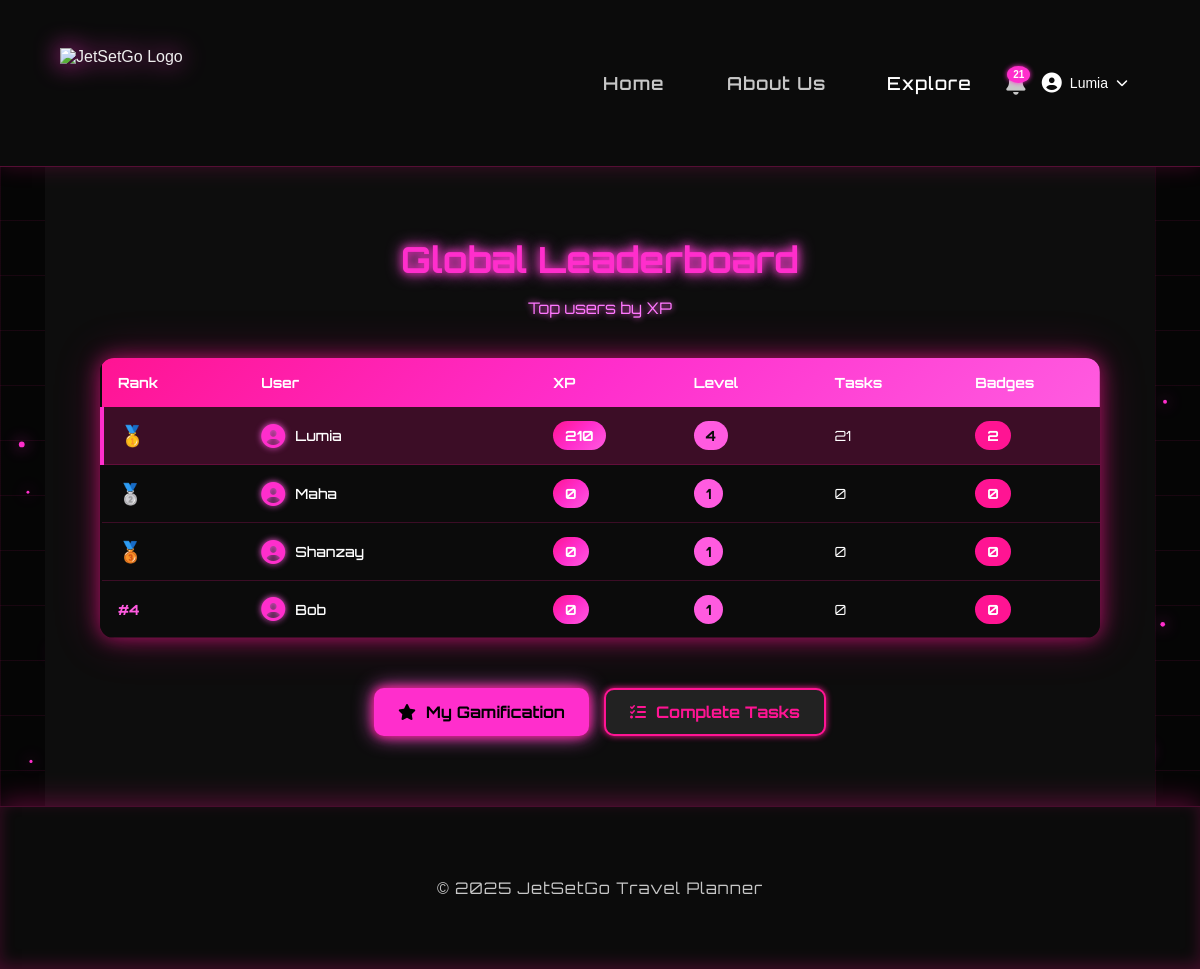
The app's page /social/leaderboard (signed in) with its own data.
### app/models.py (models this page shows, shortened)
class User(db.Model):
    __tablename__ = 'user'
    id = db.Column(db.Integer, primary_key=True)
    username = db.Column(db.String(100), nullable=False)
    email = db.Column(db.String(100), unique=True, nullable=False)
    password = db.Column(db.String(200), nullable=False)
    shared_expenses = db.relationship("Expense", secondary=expense_shared, backref="users_shared")
    favorite_destinations = db.relationship(
        "FavoriteDestination",
        secondary=user_favorite_destinations,
        backref=db.backref("users_who_favorited", lazy="dynamic")
    )
    reviews = db.relationship("Review", backref="user", lazy=True, cascade="all, delete-orphan")

class UserStats(db.Model):
    __tablename__ = "user_stats"
    id = db.Column(db.Integer, primary_key=True)
    user_id = db.Column(db.Integer, db.ForeignKey("user.id"), unique=True, nullable=False)
    total_xp = db.Column(db.Integer, default=0)
    tasks_completed = db.Column(db.Integer, default=0)
    theme = db.Column(db.String(10), default="dark")
    created_at = db.Column(db.DateTime, default=datetime.utcnow)
    updated_at = db.Column(db.DateTime, default=datetime.utcnow, onupdate=datetime.utcnow)
    user = db.relationship("User", backref=db.backref("stats", uselist=False))
    badges = db.relationship("Badge", backref="user_stats", lazy=True, cascade="all, delete-orphan")
    def get_level(self):
        return StatsService.get_level(self)

### app/routes/social.py (the view)
@social_bp.route("/leaderboard")
def leaderboard():
    if "user_id" not in session:
        flash("Please log in to view leaderboard", "danger")
        return redirect(url_for("auth.login"))
    from app.models import UserStats
    top_users = UserStats.query.order_by(UserStats.total_xp.desc()).limit(50).all()
    return render_template("leaderboard.html", top_users=top_users)

### app/models.py (called while the page is built)
    @staticmethod
    def get_level(user_stats):
        return max(1, user_stats.total_xp // 50)

### app/templates/leaderboard.html (shortened to what this page needs)
{% extends 'base.html' %}
{% block content %}
<div class="leaderboard-container">
    <div class="leaderboard-header">
        <h1>Global Leaderboard</h1>
        <p>Top users by XP</p>
    </div>
    <div class="leaderboard-table-wrapper">
        {% if top_users %}
            <table class="leaderboard-table">
                <thead>
                    <tr>
                        <th class="rank-col">Rank</th>
                        <th class="user-col">User</th>
                        <th class="xp-col">XP</th>
                        <th class="level-col">Level</th>
                        <th class="tasks-col">Tasks</th>
                        <th class="badges-col">Badges</th>
                    </tr>
                </thead>
                <tbody>
                    {% for user_stat in top_users %}
                        {% set rank = loop.index %}
                        <tr class="leaderboard-row {% if user_stat.user_id == session.get('user_id') %}current-user{% endif %}">
                            <td class="rank-col">
                                {% if rank == 1 %}
                                    <span class="medal">🥇</span>
                                {% elif rank == 2 %}
                                    <span class="medal">🥈</span>
                                {% elif rank == 3 %}
                                    <span class="medal">🥉</span>
                                {% else %}
                                    <span class="rank-number">#{{ rank }}</span>
                                {% endif %}
                            </td>
                            <td class="user-col">
                                <div class="user-info">
                                    <i class="fas fa-user-circle"></i>
                                    <span class="username">{{ user_stat.user.username }}</span>
                                </div>
                            </td>
                            <td class="xp-col">
                                <span class="xp-badge">{{ user_stat.total_xp }}</span>
                            </td>
                            <td class="level-col">
                                <span class="level-badge">{{ user_stat.get_level() }}</span>
                            </td>
                            <td class="tasks-col">{{ user_stat.tasks_completed }}</td>
                            <td class="badges-col">
                                <span class="badge-count">{{ user_stat.badges|length }}</span>
                            </td>
                        </tr>
                    {% endfor %}
                </tbody>
            </table>
        {% else %}
            <div class="no-users">
                <i class="fas fa-inbox"></i>
                <h3>No users yet</h3>
                <p>Start completing tasks to appear on the leaderboard!</p>
            </div>
        {% endif %}
    </div>
    <div class="action-buttons">
        <a href="{{ url_for('social.gamification') }}" class="btn btn-primary" style="width: auto;">
            <i class="fas fa-star"></i> My Gamification
        </a>
        <a href="{{ url_for('tasks.view_tasks') }}" class="btn btn-secondary" style="width: auto;">
            <i class="fas fa-tasks"></i> Complete Tasks
        </a>
    </div>
</div>
{% endblock %}

### app/templates/base.html (shortened to what this page needs)
<!DOCTYPE html>
<html lang="en">
<head>
    <link rel="stylesheet" href="{{ url_for('static', filename='css/style.css') }}">
    <link rel="stylesheet" href="https://cdnjs.cloudflare.com/ajax/libs/font-awesome/6.5.0/css/all.min.css">
</head>
<body>
<header>
    <div class="container nav-container">
        <img src="{{ url_for('static', filename='images/logo.png') }}" alt="JetSetGo Logo" class="logo">
        <nav>
            {% if 'user_id' in session and 'user_email' in session %}
            <a href="{{ url_for('view.user_home') }}">Home</a>
            {% else %}
            <a href="{{ url_for('view.landing') }}">Home</a>
            {% endif %}
            <a href="{{ url_for('main.about') }}">About Us</a>
            <a href="{{ url_for('social.explore') }}" class="nav-explore">Explore</a>
            <div class="notif-wrapper">
                <i class="fas fa-bell notif-bell" id="notifBell"></i>
                <span id="notifBadge" class="notif-badge" style="display:none;">0</span>
            </div>
            {% if 'user_id' in session and 'user_email' in session %}
                <div class="user-dropdown-wrapper">
                    <button class="user-dropdown-toggle">
                        <i class="fas fa-user-circle"></i>
                        <span class="username-display">{{ session.get('user_name', 'User') }}</span>
                        <i class="fas fa-chevron-down"></i>
                    </button>
                </div>
            {% else %}
                <a href="{{ url_for('auth.login') }}">Login</a>
                <a href="{{ url_for('auth.register') }}">Register</a>
            {% endif %}
        </nav>
    </div>
</header>
<main class="container">
    {% block content %}{% endblock %}
</main>
<footer>
    <div class="container">
        <p>&copy; {{ 2025 }} JetSetGo Travel Planner</p>
    </div>
</footer>
</body>
</html>

### app/static/css/style.css (style rules this page uses)
:root { --bg-color: #000000; --text-color: #f2f2f2; --soft-text: #c7c7c7; --card-bg: rgba(10, 10, 10, 0.8); --border-color: #ff2ecc; --neon-pink: #ff2ecc; --neon-hover: #ff5be0; }
body { background: var(--bg-color); color: var(--text-color); font-family: "Inter", sans-serif; margin: 0; padding: 0; opacity: 0; animation: fadeIn 0.9s ease-out forwards; }
a { transition: opacity 0.3s ease; }
.container { width: 90%; max-width: 1150px; margin: auto; }
body::before { content: ""; position: fixed; top: 0; left: 0; width: 100%; height: 100%; background-image: linear-gradient(rgba(255, 20, 147, 0.08) 1px, transparent 1px), linear-gradient(90deg, rgba(255, 20, 147, 0.08) 1px, transparent 1px); background-size: 55px 55px; animation: gridMove 32s linear infinite; z-index: -3; pointer-events: none !important; }
header { background: #0b0b0b; padding: 18px 0; border-bottom: 1px solid rgba(255, 20, 147, 0.3); box-shadow: 0 0 20px rgba(255, 20, 147, 0.2); position: relative; z-index: 20; }
header .container { display: flex; justify-content: space-between; align-items: center; }
.logo { height: 70px; filter: drop-shadow(0 0 12px var(--neon-pink)); }
nav a { margin-left: 30px; text-decoration: none; color: var(--soft-text); font-size: 18px; font-family: "Orbitron", sans-serif; letter-spacing: 1px; font-weight: 600; padding: 10px 14px; transition: 0.25s ease; position: relative; z-index: 20; }
.btn { width: 100%; padding: 12px 0; background: var(--neon-pink); color: #000; border: none; font-weight: 600; font-size: 16px; margin-top: 10px; border-radius: 8px; cursor: pointer; transition: 0.25s ease; box-shadow: 0 0 12px var(--neon-pink); position: relative; z-index: 20; }
footer { background: #0b0b0b; padding: 25px 0; text-align: center; color: var(--soft-text); border-top: 1px solid rgba(255, 20, 147, 0.25); font-family: "Orbitron", sans-serif; letter-spacing: 1px; box-shadow: 0 -5px 25px rgba(255, 20, 147, 0.3), inset 0 -5px 15px rgba(255, 20, 147, 0.2); position: relative; z-index: 20; }
.container { max-width: 1200px; margin: auto; padding: 30px 15px; position: relative; z-index: 10; }
.btn-primary { background: var(--neon-pink) !important; color: #000 !important; border: none !important; box-shadow: 0 0 12px var(--neon-pink); }
body { background: #050505; color: #eee; font-family: 'Poppins', sans-serif; }
.btn, .btn-small, .btn-clear { padding: 10px 18px; border: none; border-radius: 8px; background: var(--neon-pink); color: #000; cursor: pointer; font-weight: bold; transition: 0.2s ease; }
.notif-wrapper { position: relative; display: inline-block; margin-left: 18px; }
.notif-bell { font-size: 22px; color: var(--soft-text); cursor: pointer; transition: 0.25s ease; text-shadow: none; position: relative; top: 2px; }
.notif-badge { position: absolute; top: -5px; right: -5px; background: var(--neon-pink); color: white; font-size: 10px; padding: 3px 6px; border-radius: 50%; font-weight: bold; box-shadow: 0 0 5px var(--neon-pink); }

### app/templates/base.html (style rules this page uses)
:root { --bg-primary: #0d0d0d; --bg-secondary: #1a1a1a; }
body { background: var(--bg-primary); transition: background 0.4s ease; }
main { background: var(--bg-primary); }
html, body { background: var(--bg-primary); }
.nav-explore { color: white; text-decoration: none; font-weight: 500; transition: all 0.3s; padding: 8px 12px; border-radius: 6px; }
.user-dropdown-wrapper { position: relative; display: inline-block; }
.user-dropdown-toggle { background: none; border: none; color: white; cursor: pointer; display: flex; align-items: center; gap: 8px; font-size: 14px; transition: opacity 0.3s; padding: 8px 12px; border-radius: 6px; }
.user-dropdown-toggle i:first-child { font-size: 20px; }
.user-dropdown-toggle i:last-child { font-size: 12px; transition: transform 0.3s; }

### records on screen
User: get "Lumia"
UserStats: user.username "Lumia", total_xp "210", get_level "4", tasks_completed "21", badges|length "2"
UserStats: user.username "Maha", total_xp "0", get_level "1", tasks_completed "0", badges|length "0"
UserStats: user.username "Shanzay", total_xp "0", get_level "1", tasks_completed "0", badges|length "0"
UserStats: rank "4", user.username "Bob", total_xp "0", get_level "1", tasks_completed "0", badges|length "0"

### other values on screen
{{ 2025 }} "2025"
